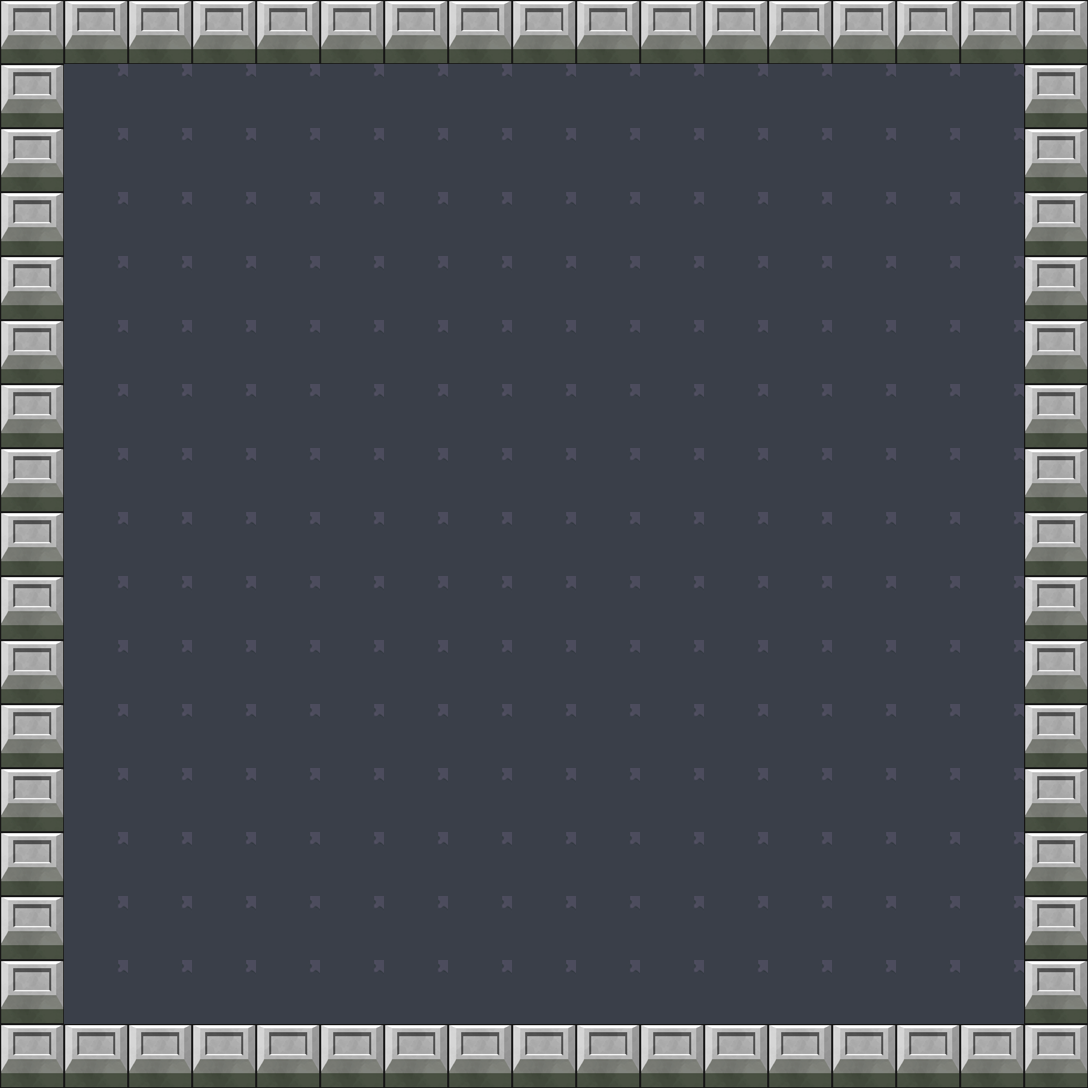

Tiled map render using the project's own tile images. Description and the whole map definition, tile-layer contents included, below:
An orthogonal 17x17 tile map with 64x64 px tiles, 7 tile layers (decoration, playerstart, Tile Layer 1, bomb layer, ...), 3 tilesets.

<map version="1.2" tiledversion="1.2.0" orientation="orthogonal" renderorder="right-down" width="17" height="17" tilewidth="64" tileheight="64" infinite="0" nextlayerid="15" nextobjectid="1">
 <tileset firstgid="1" source="../tilesets/walls.tsx" />
 <tileset firstgid="25" source="../tilesets/daytiles.tsx" />
 <tileset firstgid="329" source="../tilesets/city.tsx" />
 <layer id="8" name="decoration" width="17" height="17">
  <data encoding="csv">
459,459,459,459,459,459,459,459,459,459,459,459,459,459,459,459,459,
459,459,459,459,459,459,459,459,459,459,459,459,459,459,459,459,459,
459,459,459,459,459,459,459,459,459,459,459,459,459,459,459,459,459,
459,459,459,459,459,459,459,459,459,459,459,459,459,459,459,459,459,
459,459,459,459,459,459,459,459,459,459,459,459,459,459,459,459,459,
459,459,459,459,459,459,459,459,459,459,459,459,459,459,459,459,459,
459,459,459,459,459,459,459,459,459,459,459,459,459,459,459,459,459,
459,459,459,459,459,459,459,459,459,459,459,459,459,459,459,459,459,
459,459,459,459,459,459,459,459,459,459,459,459,459,459,459,459,459,
459,459,459,459,459,459,459,459,459,459,459,459,459,459,459,459,459,
459,459,459,459,459,459,459,459,459,459,459,459,459,459,459,459,459,
459,459,459,459,459,459,459,459,459,459,459,459,459,459,459,459,459,
459,459,459,459,459,459,459,459,459,459,459,459,459,459,459,459,459,
459,459,459,459,459,459,459,459,459,459,459,459,459,459,459,459,459,
459,459,459,459,459,459,459,459,459,459,459,459,459,459,459,459,459,
459,459,459,459,459,459,459,459,459,459,459,459,459,459,459,459,459,
459,459,459,459,459,459,459,459,459,459,459,459,459,459,459,459,459
</data>
 </layer>
 <layer id="9" name="playerstart" width="17" height="17">
  <data encoding="csv">
0,0,0,0,0,0,0,0,0,0,0,0,0,0,0,0,0,
0,0,0,0,0,0,0,0,0,0,0,0,0,0,0,0,0,
0,0,0,0,0,0,0,0,0,0,0,0,0,0,0,0,0,
0,0,0,0,0,0,0,0,0,0,0,0,0,0,0,0,0,
0,0,0,0,0,0,0,0,0,0,0,0,0,0,0,0,0,
0,0,0,0,0,0,0,0,0,0,0,0,0,0,0,0,0,
0,0,0,0,0,0,0,0,0,0,0,0,0,0,0,0,0,
0,0,0,0,0,0,0,0,0,0,0,0,0,0,0,0,0,
0,0,0,0,0,0,0,0,0,0,0,0,0,0,0,0,0,
0,0,0,0,0,0,0,0,0,0,0,0,0,0,0,0,0,
0,0,0,0,0,0,0,0,0,0,0,0,0,0,0,0,0,
0,0,0,0,0,0,0,0,0,0,0,0,0,0,0,0,0,
0,0,0,0,0,0,0,0,0,0,0,0,0,0,0,0,0,
0,0,0,0,0,0,0,0,0,0,0,0,0,0,0,0,0,
0,0,0,0,0,0,0,0,0,0,0,0,0,0,0,0,0,
0,0,0,0,0,0,0,0,0,0,0,0,0,0,0,0,0,
0,0,0,0,0,0,0,0,0,0,0,0,0,0,0,0,0
</data>
 </layer>
 <layer id="10" name="Tile Layer 1" width="17" height="17">
  <data encoding="csv">
4,4,4,4,4,4,4,4,4,4,4,4,4,4,4,4,4,
4,0,0,0,0,0,0,0,0,0,0,0,0,0,0,0,4,
4,0,0,0,0,0,0,0,0,0,0,0,0,0,0,0,4,
4,0,0,0,0,0,0,0,0,0,0,0,0,0,0,0,4,
4,0,0,0,0,0,0,0,0,0,0,0,0,0,0,0,4,
4,0,0,0,0,0,0,0,0,0,0,0,0,0,0,0,4,
4,0,0,0,0,0,0,0,0,0,0,0,0,0,0,0,4,
4,0,0,0,0,0,0,0,0,0,0,0,0,0,0,0,4,
4,0,0,0,0,0,0,0,0,0,0,0,0,0,0,0,4,
4,0,0,0,0,0,0,0,0,0,0,0,0,0,0,0,4,
4,0,0,0,0,0,0,0,0,0,0,0,0,0,0,0,4,
4,0,0,0,0,0,0,0,0,0,0,0,0,0,0,0,4,
4,0,0,0,0,0,0,0,0,0,0,0,0,0,0,0,4,
4,0,0,0,0,0,0,0,0,0,0,0,0,0,0,0,4,
4,0,0,0,0,0,0,0,0,0,0,0,0,0,0,0,4,
4,0,0,0,0,0,0,0,0,0,0,0,0,0,0,0,4,
4,4,4,4,4,4,4,4,4,4,4,4,4,4,4,4,4
</data>
 </layer>
 <layer id="11" name="bomb layer" width="17" height="17">
  <data encoding="csv">
0,0,0,0,0,0,0,0,0,0,0,0,0,0,0,0,0,
0,0,0,0,0,0,0,0,0,0,0,0,0,0,0,0,0,
0,0,0,0,0,0,0,0,0,0,0,0,0,0,0,0,0,
0,0,0,0,0,0,0,0,0,0,0,0,0,0,0,0,0,
0,0,0,0,0,0,0,0,0,0,0,0,0,0,0,0,0,
0,0,0,0,0,0,0,0,0,0,0,0,0,0,0,0,0,
0,0,0,0,0,0,0,0,0,0,0,0,0,0,0,0,0,
0,0,0,0,0,0,0,0,0,0,0,0,0,0,0,0,0,
0,0,0,0,0,0,0,0,0,0,0,0,0,0,0,0,0,
0,0,0,0,0,0,0,0,0,0,0,0,0,0,0,0,0,
0,0,0,0,0,0,0,0,0,0,0,0,0,0,0,0,0,
0,0,0,0,0,0,0,0,0,0,0,0,0,0,0,0,0,
0,0,0,0,0,0,0,0,0,0,0,0,0,0,0,0,0,
0,0,0,0,0,0,0,0,0,0,0,0,0,0,0,0,0,
0,0,0,0,0,0,0,0,0,0,0,0,0,0,0,0,0,
0,0,0,0,0,0,0,0,0,0,0,0,0,0,0,0,0,
0,0,0,0,0,0,0,0,0,0,0,0,0,0,0,0,0
</data>
 </layer>
 <layer id="12" name="exploded effect layer" width="17" height="17">
  <data encoding="csv">
0,0,0,0,0,0,0,0,0,0,0,0,0,0,0,0,0,
0,0,0,0,0,0,0,0,0,0,0,0,0,0,0,0,0,
0,0,0,0,0,0,0,0,0,0,0,0,0,0,0,0,0,
0,0,0,0,0,0,0,0,0,0,0,0,0,0,0,0,0,
0,0,0,0,0,0,0,0,0,0,0,0,0,0,0,0,0,
0,0,0,0,0,0,0,0,0,0,0,0,0,0,0,0,0,
0,0,0,0,0,0,0,0,0,0,0,0,0,0,0,0,0,
0,0,0,0,0,0,0,0,0,0,0,0,0,0,0,0,0,
0,0,0,0,0,0,0,0,0,0,0,0,0,0,0,0,0,
0,0,0,0,0,0,0,0,0,0,0,0,0,0,0,0,0,
0,0,0,0,0,0,0,0,0,0,0,0,0,0,0,0,0,
0,0,0,0,0,0,0,0,0,0,0,0,0,0,0,0,0,
0,0,0,0,0,0,0,0,0,0,0,0,0,0,0,0,0,
0,0,0,0,0,0,0,0,0,0,0,0,0,0,0,0,0,
0,0,0,0,0,0,0,0,0,0,0,0,0,0,0,0,0,
0,0,0,0,0,0,0,0,0,0,0,0,0,0,0,0,0,
0,0,0,0,0,0,0,0,0,0,0,0,0,0,0,0,0
</data>
 </layer>
 <layer id="13" name="mine layer" width="17" height="17">
  <data encoding="csv">
0,0,0,0,0,0,0,0,0,0,0,0,0,0,0,0,0,
0,0,0,0,0,0,0,0,0,0,0,0,0,0,0,0,0,
0,0,0,0,0,0,0,0,0,0,0,0,0,0,0,0,0,
0,0,0,0,0,0,0,0,0,0,0,0,0,0,0,0,0,
0,0,0,0,0,0,0,0,0,0,0,0,0,0,0,0,0,
0,0,0,0,0,0,0,0,0,0,0,0,0,0,0,0,0,
0,0,0,0,0,0,0,0,0,0,0,0,0,0,0,0,0,
0,0,0,0,0,0,0,0,0,0,0,0,0,0,0,0,0,
0,0,0,0,0,0,0,0,0,0,0,0,0,0,0,0,0,
0,0,0,0,0,0,0,0,0,0,0,0,0,0,0,0,0,
0,0,0,0,0,0,0,0,0,0,0,0,0,0,0,0,0,
0,0,0,0,0,0,0,0,0,0,0,0,0,0,0,0,0,
0,0,0,0,0,0,0,0,0,0,0,0,0,0,0,0,0,
0,0,0,0,0,0,0,0,0,0,0,0,0,0,0,0,0,
0,0,0,0,0,0,0,0,0,0,0,0,0,0,0,0,0,
0,0,0,0,0,0,0,0,0,0,0,0,0,0,0,0,0,
0,0,0,0,0,0,0,0,0,0,0,0,0,0,0,0,0
</data>
 </layer>
 <layer id="14" name="item layer" width="17" height="17">
  <data encoding="csv">
0,0,0,0,0,0,0,0,0,0,0,0,0,0,0,0,0,
0,0,0,0,0,0,0,0,0,0,0,0,0,0,0,0,0,
0,0,0,0,0,0,0,0,0,0,0,0,0,0,0,0,0,
0,0,0,0,0,0,0,0,0,0,0,0,0,0,0,0,0,
0,0,0,0,0,0,0,0,0,0,0,0,0,0,0,0,0,
0,0,0,0,0,0,0,0,0,0,0,0,0,0,0,0,0,
0,0,0,0,0,0,0,0,0,0,0,0,0,0,0,0,0,
0,0,0,0,0,0,0,0,0,0,0,0,0,0,0,0,0,
0,0,0,0,0,0,0,0,0,0,0,0,0,0,0,0,0,
0,0,0,0,0,0,0,0,0,0,0,0,0,0,0,0,0,
0,0,0,0,0,0,0,0,0,0,0,0,0,0,0,0,0,
0,0,0,0,0,0,0,0,0,0,0,0,0,0,0,0,0,
0,0,0,0,0,0,0,0,0,0,0,0,0,0,0,0,0,
0,0,0,0,0,0,0,0,0,0,0,0,0,0,0,0,0,
0,0,0,0,0,0,0,0,0,0,0,0,0,0,0,0,0,
0,0,0,0,0,0,0,0,0,0,0,0,0,0,0,0,0,
0,0,0,0,0,0,0,0,0,0,0,0,0,0,0,0,0
</data>
 </layer>
</map>
